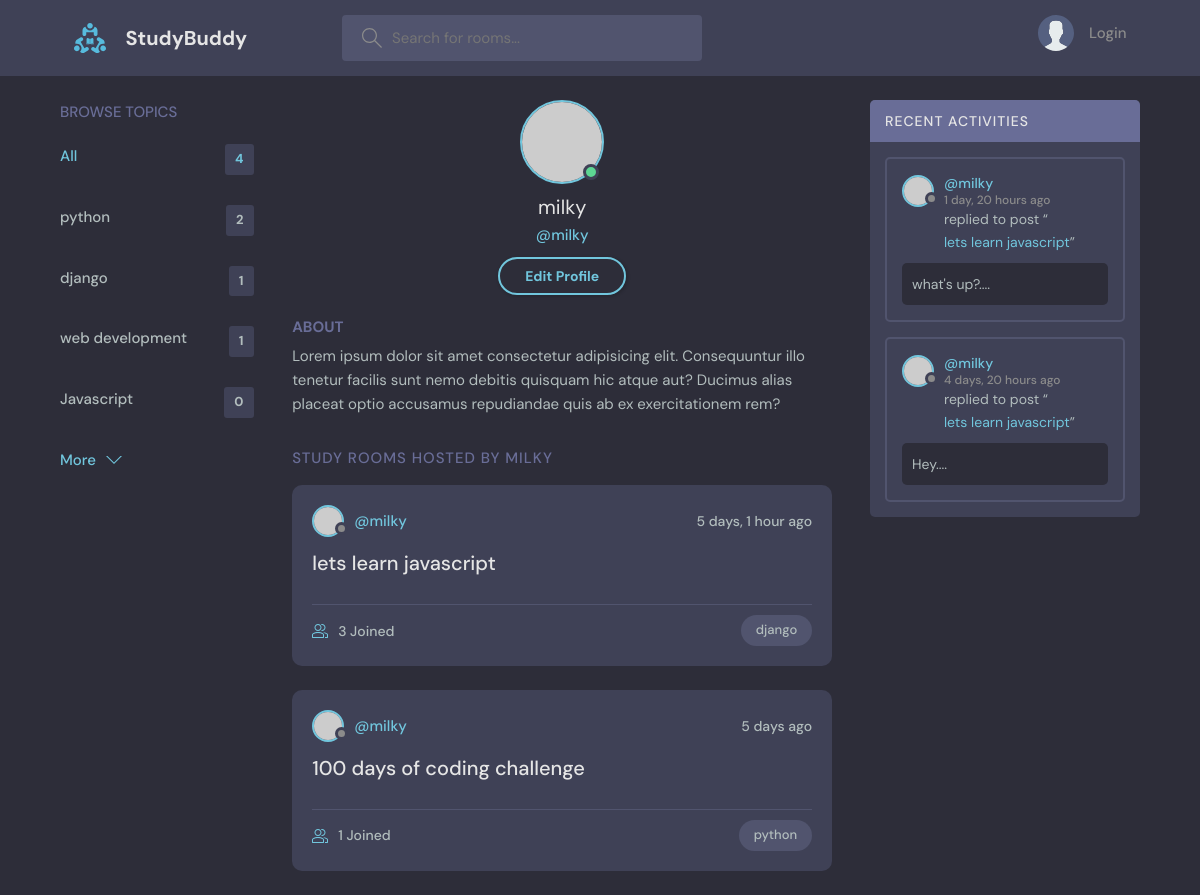
The app's page /profile/1/, older data.
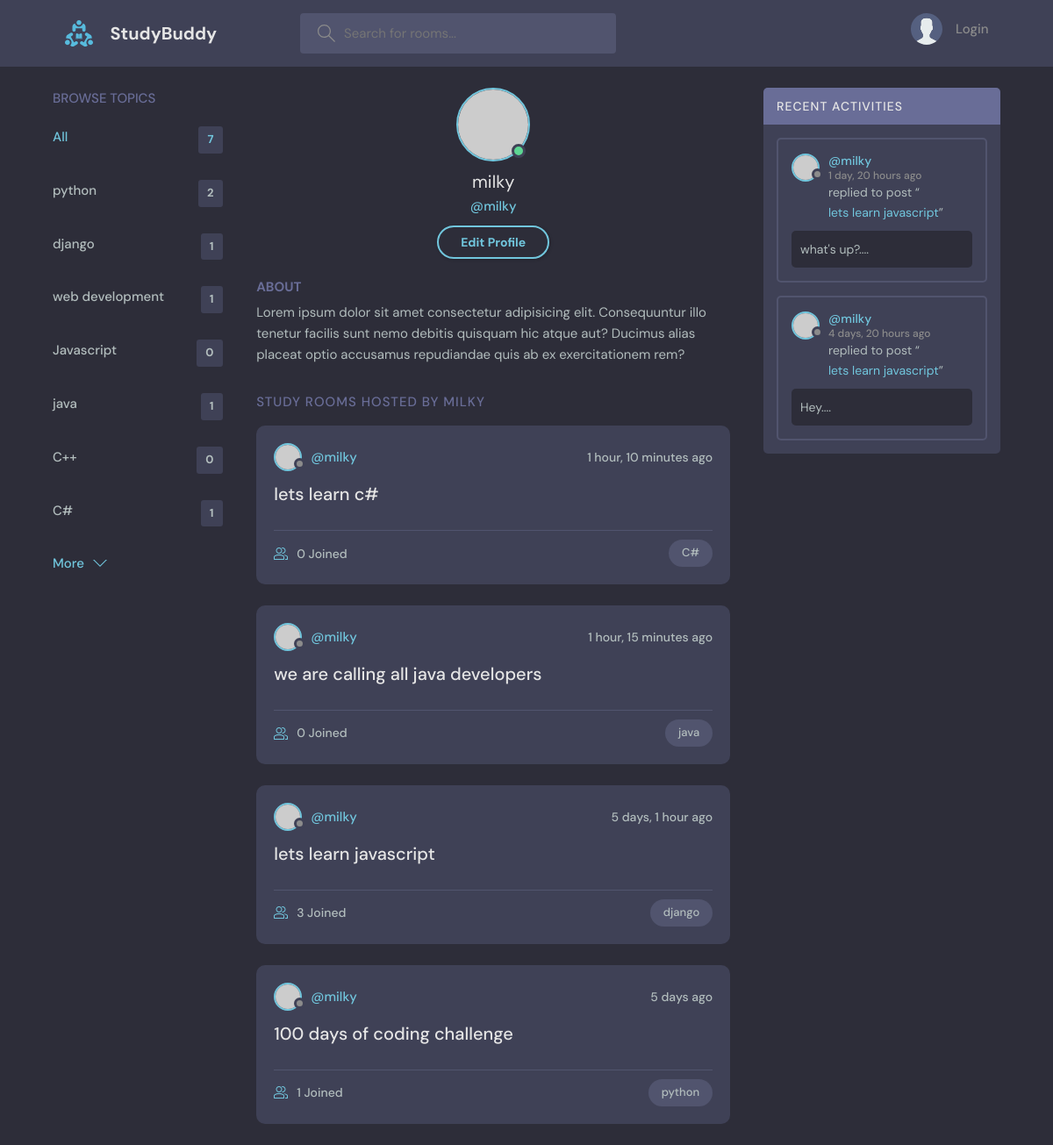
The same page, newer data.
### base/models.py (models this page shows, shortened)
class Topic(models.Model):
    name=models.CharField(max_length=200)

class Room(models.Model):
    host=models.ForeignKey(User, on_delete=models.SET_NULL, null=True)
    topic=models.ForeignKey(Topic, on_delete=models.SET_NULL, null=True)
    name=models.CharField(max_length=200)
    description=models.TextField(null=True, blank=True)
    participants=models.ManyToManyField(User,related_name='participants', blank=True)
    updated = models.DateTimeField(auto_now=True)
    created = models.DateTimeField(auto_now_add=True)
    class Meta:
        ordering=['-updated', '-created']
    def __str__(self):
        return self.name

class Message(models.Model):
    user=models.ForeignKey(User, on_delete=models.CASCADE)
    room=models.ForeignKey(Room, on_delete=models.CASCADE)
    body=models.TextField()
    updated = models.DateTimeField(auto_now=True)
    created = models.DateTimeField(auto_now_add=True)
    class Meta:
        ordering=['-updated', '-created']
    def __str__(self):
        return self.body[0:50]

### base/views.py (the view)
# urls.py: path('profile/<str:pk>/', views.userProfile, name="user-profile"),
def userProfile(request,pk):
    user=User.objects.get(id=pk)
    rooms=user.room_set.all()
    room_messages=user.message_set.all()
    topics= Topic.objects.all()
    context={'user':user, 'rooms':rooms,'room_messages':room_messages, 'topics':topics}
    return render(request, 'base/profile.html', context)

### base/templates/base/profile.html
{% extends 'main.html' %} {% block content %}
<main class="profile-page layout layout--3">
  <div class="container">
    {% include 'base/topics_component.html' %}
    <div class="roomList">
      <div class="profile">
        <div class="profile__avatar">
          <div class="avatar avatar--large active">
            <img src="https://randomuser.me/api/portraits/men/11.jpg" />
          </div>
        </div>
        <div class="profile__info">
          <h3>{{user.username}}</h3>
          <p>@{{user.username}}</p>
          <a href="edit-user.html" class="btn btn--main btn--pill"
            >Edit Profile</a
          >
        </div>
        <div class="profile__about">
          <h3>About</h3>
          <p>
            Lorem ipsum dolor sit amet consectetur adipisicing elit.
            Consequuntur illo tenetur facilis sunt nemo debitis quisquam hic
            atque aut? Ducimus alias placeat optio accusamus repudiandae quis ab
            ex exercitationem rem?
          </p>
        </div>
      </div>
      <div class="roomList__header">
        <div>
          <h2>Study Rooms Hosted by {{user.username}}</h2>
        </div>
      </div>
      {% include 'base/feed_component.html' %}
    </div>
    {% include 'base/activity_component.html' %}
  </div>
</main>
{% endblock content %}

### templates/main.html (shortened to what this page needs)
<!DOCTYPE html>
{% load static %}
<html lang="en">
  <head>
    <link rel="stylesheet" href="{% static 'styles/style.css' %}" />
  </head>
  <body>
    {% include 'navbar.html' %}  {% block content%} {% endblock %}
  </body>
</html>

### templates/navbar.html (shortened to what this page needs)
{% load static %}
<header class="header header--loggedIn">
  <div class="container">
    <a href="{% url 'home' %}" class="header__logo">
      <img src="{% static 'images/logo.svg' %}" />
      <h1>StudyBuddy</h1>
    </a>
    <form class="header__search" method="GET" action="{% url 'home' %}">
      <label>
        <input type="text" name="q" placeholder="Search for rooms..." />
      </label>
    </form>
    <nav class="header__menu">
      {% if request.user.is_authenticated %}
      <div class="header__user">
        <a href="{% url 'user-profile' request.user.id %}">
          <div class="avatar avatar--medium active">
            <img src="https://randomuser.me/api/portraits/men/37.jpg" />
          </div>
          <p>
            {{request.user.username}} <span>@{{request.user.username}}</span>
          </p>
        </a>
        <button class="dropdown-button">
          <svg
            version="1.1"
            xmlns="http://www.w3.org/2000/svg"
            width="32"
            height="32"
            viewBox="0 0 32 32"
          >
            <title>chevron-down</title>
            <path d="M16 21l-13-13h-3l16 16 16-16h-3l-13 13z"></path>
          </svg>
        </button>
      </div>
      {% else %}
      <a href="{% url 'login' %}">
        <img src="{% static 'images/avatar.svg' %}" />
        <p>Login</p>
      </a>
      {% endif %}
    </nav>
  </div>
</header>

### base/templates/base/topics_component.html
<div class="topics">
  <div class="topics__header">
    <h2>Browse Topics</h2>
  </div>
  <ul class="topics__list">
    <li>
      <a href="{% url 'home' %}" class="active"
        >All <span>{{topics.count}}</span></a
      >
    </li>
    {% for topic in topics %}
    <li>
      <a href="{% url 'home' %}?q={{topic.name}}"
        >{{topic.name}} <span>{{topic.room_set.all.count}}</span></a
      >
    </li>
    {% endfor %}
  </ul>
  <a class="btn btn--link" href="topics.html">
    More
    <svg
      version="1.1"
      xmlns="http://www.w3.org/2000/svg"
      width="32"
      height="32"
      viewBox="0 0 32 32"
    >
      <title>chevron-down</title>
      <path d="M16 21l-13-13h-3l16 16 16-16h-3l-13 13z"></path>
    </svg>
  </a>
</div>

### base/templates/base/feed_component.html (shortened to what this page needs)
{% for room in rooms %}
<div class="roomListRoom">
  <div class="roomListRoom__header">
    <a
      href="{% url 'user-profile' room.host.id %}"
      class="roomListRoom__author"
    >
      <div class="avatar avatar--small">
        <img src="https://randomuser.me/api/portraits/women/11.jpg" />
      </div>
      <span>@{{room.host.username}}</span>
    </a>
    <div class="roomListRoom__actions">
      <span> {{room.created|timesince}} ago</span>
    </div>
  </div>
  <div class="roomListRoom__content">
    <a href="{% url 'room' room.id %}">{{room.name}}</a>
  </div>
  <div class="roomListRoom__meta">
    <a href="{% url 'room' room.id %}" class="roomListRoom__joined">
      {{room.participants.all.count}} Joined
    </a>
    <p class="roomListRoom__topic">{{room.topic.name}}</p>
  </div>
</div>
{% endfor %}

### base/templates/base/activity_component.html (shortened to what this page needs)
<div class="activities">
  <div class="activities__header">
    <h2>Recent Activities</h2>
  </div>
  {%for message in room_messages %}
  <div class="activities__box">
    <div class="activities__boxHeader roomListRoom__header">
      <a
        href="{% url 'user-profile' message.user.id %}"
        class="roomListRoom__author"
      >
        <div class="avatar avatar--small">
          <img src="https://randomuser.me/api/portraits/women/11.jpg" />
        </div>
        <p>
          @{{message.user}}
          <span>{{message.created|timesince}} ago</span>
        </p>
      </a>
    </div>
    <div class="activities__boxContent">
      <p>
        replied to post “<a href="{% url 'room' message.room.id %}"
          >{{message.room}}</a
        >”
      </p>
      <div class="activities__boxRoomContent">{{message}}....</div>
    </div>
  </div>
  {% endfor %}
</div>

Row changes from the older to the newer data that the page shows:
added Topic: name "java", room_set.all.count "1"
added Topic: name "C++", room_set.all.count "0"
added Topic: name "C#", room_set.all.count "1"
added Room: host.username "milky", created "1 hour, 10 minutes", name "lets learn c#", participants.all.count "0", topic.name "C#"
added Room: host.username "milky", created "1 hour, 15 minutes", name "we are calling all java developers", participants.all.count "0", topic.name "java"
Text that changed along with them:
{{ topics.count }}: "4" → "7"
